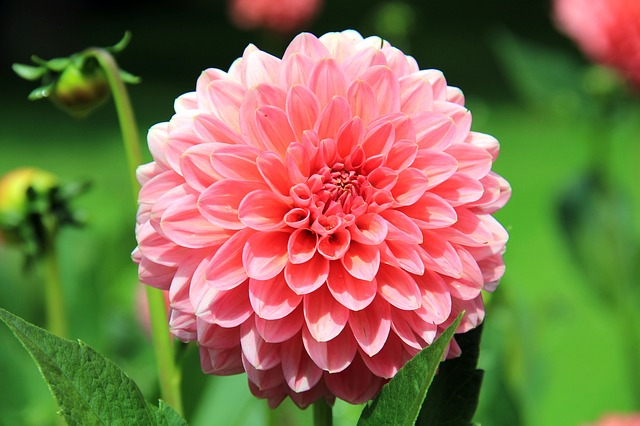
#> input picture img/flower.jpg, 640 x 426 px
$ jupyter execute --allow-errors tutorial.ipynb   (shell and % lines are left out)
#> lines starting #> are read from the running program, lines starting #| are printed output that depends on the picture; after the words box and inside, x2 and y2 are one past the last pixel; in counts of white or black regions, pixels touching at a corner belong together
# Jupyter Notebook Tutorial

Jupyter notebooks are great for writing Python interactively and visualizing results. In addition to Python, jupyter notebooks can render markdown (even with LaTeX! $f'(x) = 2x$).

To execute Python, write something in a code "cell" and press shift-enter:

[cell 1]
2 + 2

The notebook will automatically display the string representation of the last value entered:

[cell 2]
a = 2
b = a * 3
a**2 - b

## Creating Plots

Jupyter notebooks are so cool because you can display plots created with code inline. The most popular library for plotting in library is matplotlib.

To get started with matplotlib, you need to import it:

[cell 3]
import matplotlib.pyplot as plt

It's also useful to import numpy for working with arrays:

[cell 4]
import numpy as np

Here's a basic example that graphs points along a sine wave:

[cell 5]
x = np.arange(0, 2*np.pi, 0.1) # create an array of numbers from 0 to 2pi, 0.1 interval
y = np.sin(x) # apply sin function to each x value

plt.title("Sine Wave")
plt.xlabel("x")
plt.ylabel("y")
plt.plot(x, y)
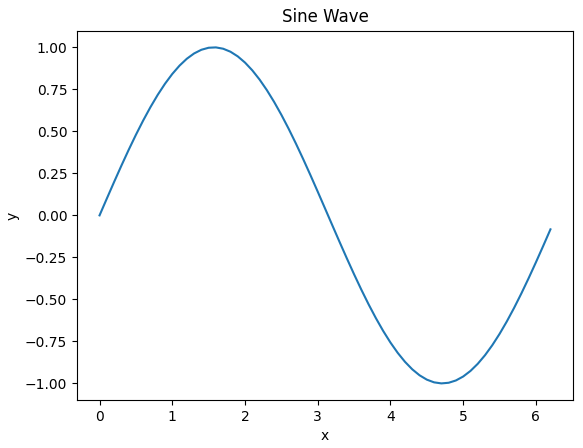
#> figure drawn by matplotlib, 1 panel; curve peaks at x = 1.6, y = 1

### More plotting

Here's an example that shows the histograms of some random distributions:

[cell 6]
# plot uniform (blue), triangular (green), and almost normal (red) distributions
for times in [1, 2, 12]:
    vals = np.random.rand(1000)
    for i in range(1, times):
        vals += np.random.rand(1000)
    vals /= times
    plt.hist(vals)
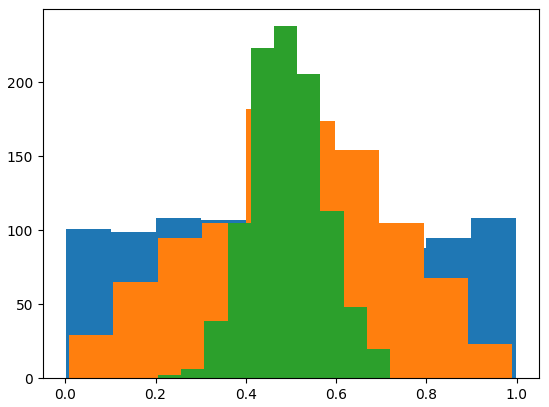
#> figure drawn by matplotlib, 1 panel; tallest bar 182 high, from x = 0.401 to 0.5; tallest bar 238 high, from x = 0.463 to 0.514

### Even more plotting

You can even do 3D stuff. This is the graph of $z = \sin \sqrt{x^2 + y^2}$

[cell 7]
from mpl_toolkits.mplot3d import Axes3D
fig = plt.figure()
#> (the rest of this cell did not finish here and is left out)

## OpenCV with jupyter notebooks

Using OpenCV in jupyter notebooks is a great way to quickly prototype and experiment with computer vision. Because OpenCV seamlessly integrates with matplotlib and numpy, it's simple to use in Python:

[cell 8]
import cv2 # import opencv library

# load image as a numpy array
img = cv2.imread("img/flower.jpg", cv2.IMREAD_COLOR)
#> img is the input picture: shape (426, 640, 3); mean B, G, R 75.3, 113, 129.4
img.shape
#> Out = (426, 640, 3)

The OpenCV Python bindings automatically load images as numpy arrays. The shape of the image loaded above is `(426, 640, 3)`, which means that the image is 640x426 and has 3 color channels.

To display the image, use `plt.imshow`. (Note that OpenCV loads images in BGR format. Matplotlib expects RGB images so conversion is needed. If `cvtColor` is too much typing, try `img[:,:,::-1]` to reverse the channels)

[cell 9]
plt.imshow(cv2.cvtColor(img, cv2.COLOR_BGR2RGB))

It's easy to manipulate images now. Here's an example of copying a patch of the image to another location:

[cell 10]
manipulated = img.copy()
manipulated[200:400,300:500,:] = manipulated[50:250,100:300,:]
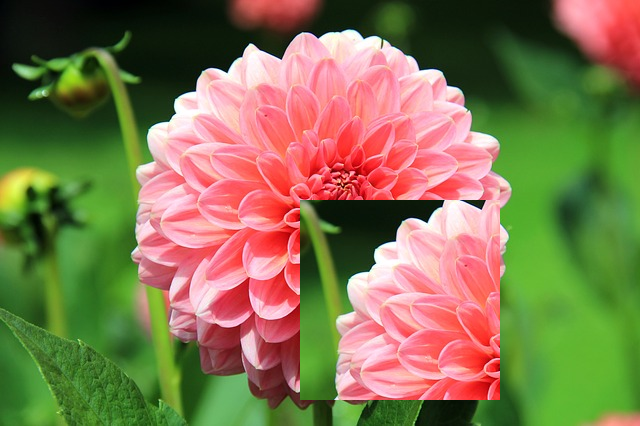
#> manipulated: shape (426, 640, 3); 14.67% of pixels changed, all inside (x1, y1, x2, y2) = (300, 200, 500, 400)
plt.imshow(cv2.cvtColor(manipulated, cv2.COLOR_BGR2RGB))

Here's an example applying box blur to an image:

[cell 11]
kernel = np.ones((15, 15)) / 15**2 # create a 15x15 kernel whose elements are equal and sum to 1
blurred = cv2.filter2D(img, -1, kernel)
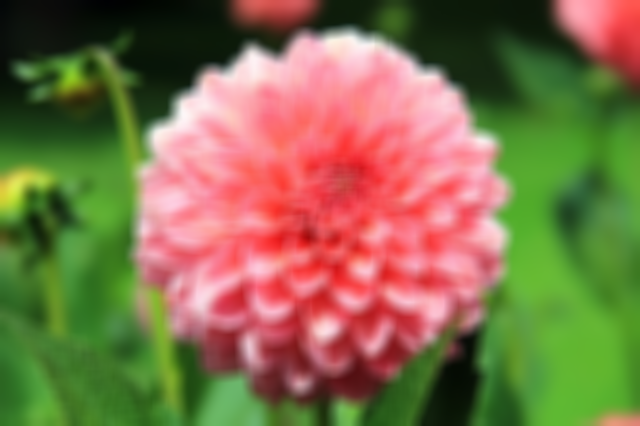
#> blurred: shape (426, 640, 3); mean B, G, R 75.3, 113.1, 129.4
plt.imshow(cv2.cvtColor(blurred, cv2.COLOR_BGR2RGB))

Here's how one could create a swirl effect. Use `alpha` to change the intensity and direction

[cell 12]
alpha = -0.018

y_axis, x_axis = np.arange(0, img.shape[0]), np.arange(0, img.shape[1])
#> y_axis = 426 values from 0 to 425; x_axis = 640 values from 0 to 639
# shift into coordinates where (0, 0) is center of image
y_axis, x_axis = y_axis - img.shape[0]/2, x_axis - img.shape[1]/2
#> y_axis = 426 values from -213 to 212; x_axis = 640 values from -320 to 319
grid_x, grid_y = np.meshgrid(x_axis, y_axis)
dist = np.sqrt(grid_x**2 + grid_y**2)
# don't swirl entire image
dist = np.clip(dist.max()/2 - dist, 0, 10000)
# apply rotation matrix where angle is dist*alpha
map_x = grid_x*np.cos(dist*alpha) - grid_y*np.sin(dist*alpha)
map_y = grid_x*np.sin(dist*alpha) + grid_y*np.cos(dist*alpha)

# shift back into opencv coordinates
map_y, map_x = map_y + img.shape[0]/2, map_x + img.shape[1]/2

swirl = cv2.remap(img, map_x.astype(np.float32), map_y.astype(np.float32), interpolation=cv2.INTER_CUBIC)
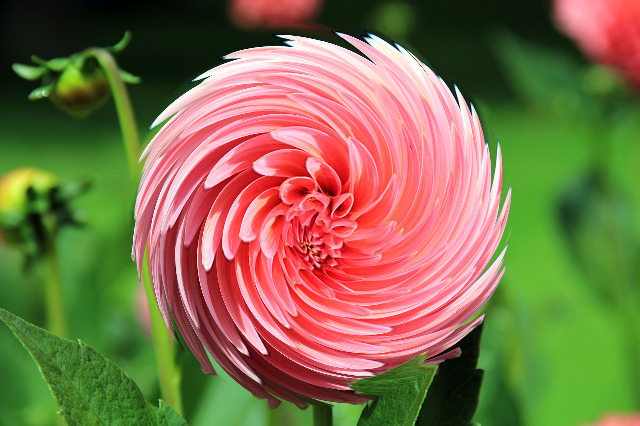
#> swirl: shape (426, 640, 3); mean B, G, R 75.3, 113.1, 129.3
plt.imshow(cv2.cvtColor(swirl, cv2.COLOR_BGR2RGB))
